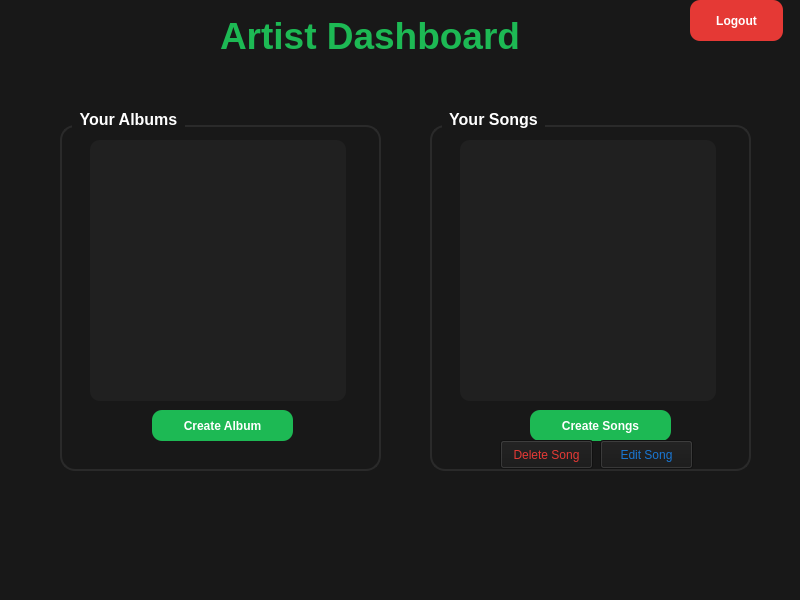
<?xml version="1.0" encoding="UTF-8"?>
<ui version="4.0">
 <class>ArtistDashboard</class>
 <widget class="QMainWindow" name="ArtistDashboard">
  <property name="geometry">
   <rect>
    <x>0</x>
    <y>0</y>
    <width>800</width>
    <height>600</height>
   </rect>
  </property>
  <property name="windowTitle">
   <string>MainWindow</string>
  </property>
  <property name="styleSheet">
   <string notr="true">background-color : #181818</string>
  </property>
  <widget class="QWidget" name="centralwidget">
   <widget class="QLabel" name="titleLabel">
    <property name="geometry">
     <rect>
      <x>220</x>
      <y>10</y>
      <width>381</width>
      <height>51</height>
     </rect>
    </property>
    <property name="font">
     <font>
      <pointsize>28</pointsize>
      <bold>true</bold>
     </font>
    </property>
    <property name="styleSheet">
     <string notr="true">color:#1DB954;</string>
    </property>
    <property name="text">
     <string>Artist Dashboard</string>
    </property>
   </widget>
   <widget class="QGroupBox" name="groupBox">
    <property name="geometry">
     <rect>
      <x>60</x>
      <y>110</y>
      <width>321</width>
      <height>361</height>
     </rect>
    </property>
    <property name="styleSheet">
     <string notr="true">QGroupBox
{
color:white;
font-size:16px;
font-weight:bold;

border:2px solid #2A2A2A;
border-radius:15px;

margin-top:15px;
}
QGroupBox::title
{
subcontrol-origin:margin;
left:12px;
padding:0 5px;
}</string>
    </property>
    <property name="title">
     <string>Your Albums</string>
    </property>
    <widget class="QListWidget" name="AlbumList">
     <property name="geometry">
      <rect>
       <x>30</x>
       <y>30</y>
       <width>256</width>
       <height>261</height>
      </rect>
     </property>
     <property name="styleSheet">
      <string notr="true">QListWidget
{background-color:#202020;
border:none;
border-radius:10px;
color:white;
padding:6px;
}</string>
     </property>
    </widget>
    <widget class="QPushButton" name="addAlbumButton">
     <property name="geometry">
      <rect>
       <x>92</x>
       <y>300</y>
       <width>141</width>
       <height>31</height>
      </rect>
     </property>
     <property name="styleSheet">
      <string notr="true">QPushButton
{
background-color :#1DB954;
color:white;
border:none;
border-radius:10px;
padding:8px;
font-weight:bold;
}
QPushButton:hover
{
background-color: #1ED760;
}
QPushButton:pressed
{
background-color: #169C46;
}
</string>
     </property>
     <property name="text">
      <string>Create Album</string>
     </property>
    </widget>
   </widget>
   <widget class="QGroupBox" name="groupBox_2">
    <property name="geometry">
     <rect>
      <x>430</x>
      <y>110</y>
      <width>321</width>
      <height>361</height>
     </rect>
    </property>
    <property name="styleSheet">
     <string notr="true">QGroupBox
{
color:white;
font-size:16px;
font-weight:bold;

border:2px solid #2A2A2A;
border-radius:15px;

margin-top:15px;
}
QGroupBox::title
{
subcontrol-origin:margin;
left:12px;
padding:0 5px;
}</string>
    </property>
    <property name="title">
     <string>Your Songs</string>
    </property>
    <widget class="QListWidget" name="SongsList">
     <property name="geometry">
      <rect>
       <x>30</x>
       <y>30</y>
       <width>256</width>
       <height>261</height>
      </rect>
     </property>
     <property name="styleSheet">
      <string notr="true">QListWidget
{background-color:#202020;
border:none;
border-radius:10px;
color:white;
padding:6px;
}</string>
     </property>
    </widget>
    <widget class="QPushButton" name="addSongButton">
     <property name="geometry">
      <rect>
       <x>100</x>
       <y>300</y>
       <width>141</width>
       <height>31</height>
      </rect>
     </property>
     <property name="styleSheet">
      <string notr="true">QPushButton
{
background-color :#1DB954;
color:white;
border:none;
border-radius:10px;
padding:8px;
font-weight:bold;
}
QPushButton:hover
{
background-color: #1ED760;
}
QPushButton:pressed
{
background-color: #169C46;
}
</string>
     </property>
     <property name="text">
      <string>Create Songs</string>
     </property>
    </widget>
    <widget class="QPushButton" name="deleteSongButton">
     <property name="geometry">
      <rect>
       <x>70</x>
       <y>330</y>
       <width>93</width>
       <height>29</height>
      </rect>
     </property>
     <property name="styleSheet">
      <string notr="true">color :#E53935;</string>
     </property>
     <property name="text">
      <string>Delete Song</string>
     </property>
    </widget>
    <widget class="QPushButton" name="editSongButton">
     <property name="geometry">
      <rect>
       <x>170</x>
       <y>330</y>
       <width>93</width>
       <height>29</height>
      </rect>
     </property>
     <property name="styleSheet">
      <string notr="true">color : #1976D2;</string>
     </property>
     <property name="text">
      <string>Edit Song</string>
     </property>
    </widget>
   </widget>
   <widget class="QPushButton" name="logoutButton">
    <property name="geometry">
     <rect>
      <x>690</x>
      <y>0</y>
      <width>93</width>
      <height>41</height>
     </rect>
    </property>
    <property name="styleSheet">
     <string notr="true">QPushButton
{
background-color :#E53935;
color:white;
border:none;
border-radius:10px;
padding:8px;
font-weight:bold;
}
QPushButton:hover
{
background-color: #EF5350;
}
QPushButton:pressed
{
background-color: #C62828;
}</string>
    </property>
    <property name="text">
     <string>Logout</string>
    </property>
   </widget>
  </widget>
  <widget class="QMenuBar" name="menubar">
   <property name="geometry">
    <rect>
     <x>0</x>
     <y>0</y>
     <width>800</width>
     <height>26</height>
    </rect>
   </property>
  </widget>
  <widget class="QStatusBar" name="statusbar"/>
 </widget>
 <resources/>
 <connections/>
</ui>
